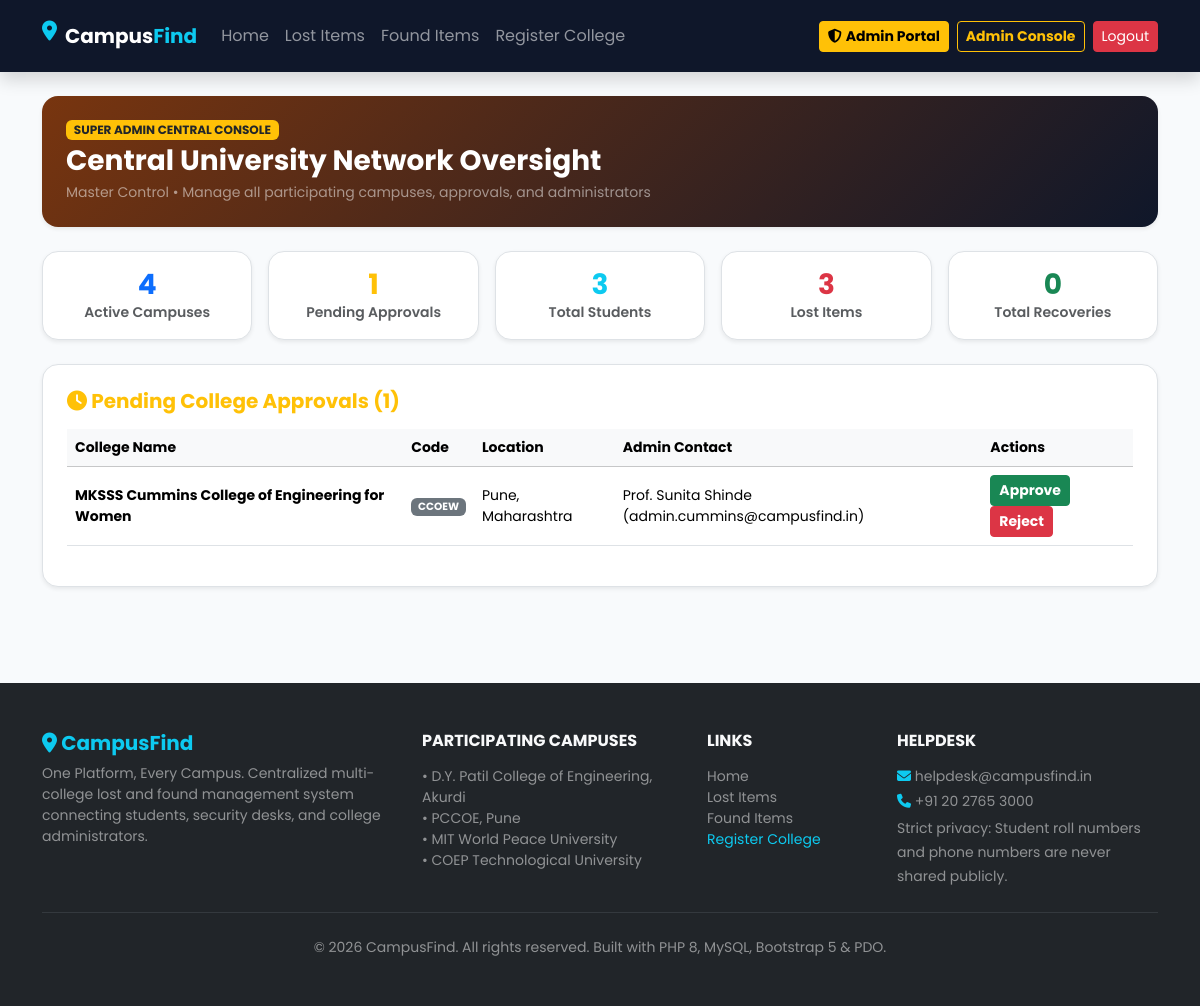
The app's page /super-admin/dashboard.php (signed in), older data.
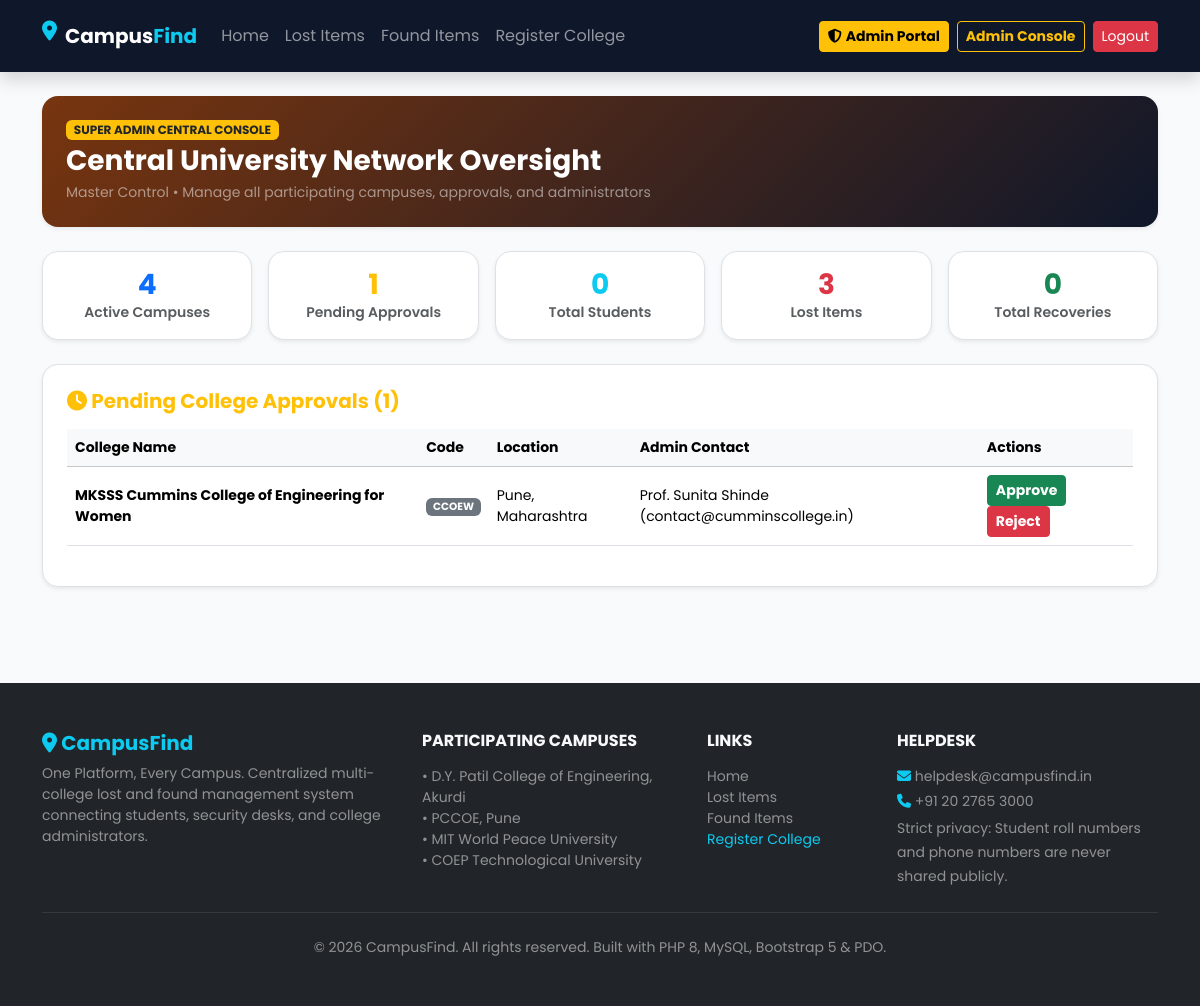
The same page, newer data.
### tables this page shows
CREATE TABLE `colleges` (
  `id` INT UNSIGNED NOT NULL AUTO_INCREMENT,
  `college_code` VARCHAR(50) NOT NULL UNIQUE,
  `name` VARCHAR(255) NOT NULL,
  `email` VARCHAR(150) NOT NULL,
  `phone` VARCHAR(30) NOT NULL,
  `address` TEXT NOT NULL,
  `city` VARCHAR(100) NOT NULL,
  `state` VARCHAR(100) NOT NULL,
  `website` VARCHAR(255) DEFAULT NULL,
  `logo_url` VARCHAR(500) DEFAULT NULL,
  `admin_name` VARCHAR(150) NOT NULL,
  `admin_email` VARCHAR(150) NOT NULL,
  `status` ENUM('pending', 'approved', 'rejected', 'inactive') NOT NULL DEFAULT 'pending',
  `rejection_reason` TEXT DEFAULT NULL,
  `created_at` TIMESTAMP DEFAULT CURRENT_TIMESTAMP,
  `updated_at` TIMESTAMP DEFAULT CURRENT_TIMESTAMP ON UPDATE CURRENT_TIMESTAMP,
  PRIMARY KEY (`id`),
  INDEX `idx_college_status` (`status`)
);

### includes/auth.php (called while the page is built, shortened)
<?php
function isLoggedIn(): bool {
    return isset($_SESSION['user_id']);
}
function getCurrentUser(): ?array {
    return [
        'id' => $_SESSION['user_id'],
        'name' => $_SESSION['user_name'],
        'email' => $_SESSION['user_email'],
        'role' => $_SESSION['user_role'],
        'college_id' => $_SESSION['college_id'] ?? null,
    ];
}
?>

### includes/functions.php (called while the page is built, shortened)
<?php
function escape($value): string {
    return htmlspecialchars($value ?? '', ENT_QUOTES, 'UTF-8');
}
?>

### super-admin/dashboard.php (the view, shortened to what this page needs)
<?php
require_once __DIR__ . '/../config/database.php';
require_once __DIR__ . '/../includes/auth.php';
require_once __DIR__ . '/../includes/functions.php';
$colleges = $pdo->query("SELECT * FROM colleges ORDER BY created_at DESC")->fetchAll();
$pendingColleges = array_filter($colleges, fn($c) => $c['status'] === 'pending');
$totalColleges = count(array_filter($colleges, fn($c) => $c['status'] === 'approved'));
$totalStudents = (int)$pdo->query("SELECT COUNT(*) FROM users WHERE role = 'student'")->fetchColumn();
$totalLost = (int)$pdo->query("SELECT COUNT(*) FROM items WHERE type = 'lost'")->fetchColumn();
$totalReturned = (int)$pdo->query("SELECT COUNT(*) FROM items WHERE status = 'returned'")->fetchColumn();
include __DIR__ . '/../includes/header.php';
?>
<div class="container py-4">
    <div class="card rounded-4 border-0 shadow-sm p-4 mb-4 text-white" style="background: linear-gradient(135deg, #78350f 0%, #0f172a 100%);">
        <span class="badge bg-warning text-dark text-uppercase mb-1" style="width: fit-content;">Super Admin Central Console</span>
        <h3 class="fw-bold mb-1">Central University Network Oversight</h3>
        <small class="text-white-50">Master Control • Manage all participating campuses, approvals, and administrators</small>
    </div>
    <div class="row g-3 mb-4 text-center">
        <div class="col-6 col-md">
            <div class="card border rounded-4 shadow-sm p-3 bg-white">
                <h3 class="fw-bold text-primary mb-0"><?= $totalColleges ?></h3>
                <small class="text-muted fw-semibold">Active Campuses</small>
            </div>
        </div>
        <div class="col-6 col-md">
            <div class="card border rounded-4 shadow-sm p-3 bg-white">
                <h3 class="fw-bold text-warning mb-0"><?= count($pendingColleges) ?></h3>
                <small class="text-muted fw-semibold">Pending Approvals</small>
            </div>
        </div>
        <div class="col-6 col-md">
            <div class="card border rounded-4 shadow-sm p-3 bg-white">
                <h3 class="fw-bold text-info mb-0"><?= $totalStudents ?></h3>
                <small class="text-muted fw-semibold">Total Students</small>
            </div>
        </div>
        <div class="col-6 col-md">
            <div class="card border rounded-4 shadow-sm p-3 bg-white">
                <h3 class="fw-bold text-danger mb-0"><?= $totalLost ?></h3>
                <small class="text-muted fw-semibold">Lost Items</small>
            </div>
        </div>
        <div class="col-12 col-md">
            <div class="card border rounded-4 shadow-sm p-3 bg-white">
                <h3 class="fw-bold text-success mb-0"><?= $totalReturned ?></h3>
                <small class="text-muted fw-semibold">Total Recoveries</small>
            </div>
        </div>
    </div>
    <div class="card border rounded-4 shadow-sm p-4 bg-white mb-4">
        <h5 class="fw-bold text-warning mb-3"><i class="fa-solid fa-clock"></i> Pending College Approvals (<?= count($pendingColleges) ?>)</h5>
        <?php if (empty($pendingColleges)): ?>
            <p class="text-muted small py-3 text-center mb-0">No pending college registrations.</p>
        <?php else: ?>
            <div class="table-responsive">
                <table class="table table-hover align-middle small">
                    <thead class="table-light">
                        <tr>
                            <th>College Name</th>
                            <th>Code</th>
                            <th>Location</th>
                            <th>Admin Contact</th>
                            <th>Actions</th>
                        </tr>
                    </thead>
                    <tbody>
                        <?php foreach ($pendingColleges as $pc): ?>
                        <tr>
                            <td class="fw-bold"><?= escape($pc['name']) ?></td>
                            <td><span class="badge bg-secondary"><?= escape($pc['college_code']) ?></span></td>
                            <td><?= escape($pc['city']) ?>, <?= escape($pc['state']) ?></td>
                            <td><?= escape($pc['admin_name']) ?> (<?= escape($pc['admin_email']) ?>)</td>
                            <td>
                                <form method="POST" class="d-inline">
                                    <button type="submit" name="action" value="approve" class="btn btn-success btn-sm fw-bold">Approve</button>
                                    <button type="submit" name="action" value="reject" class="btn btn-danger btn-sm fw-bold">Reject</button>
                                </form>
                            </td>
                        </tr>
                        <?php endforeach; ?>
                    </tbody>
                </table>
            </div>
        <?php endif; ?>
    </div>
</div>
<?php include __DIR__ . '/../includes/footer.php'; ?>

### includes/header.php (shortened to what this page needs)
<?php
require_once __DIR__ . '/auth.php';
$user = getCurrentUser();
?>
<!DOCTYPE html>
<html lang="en">
<head>
    <link href="https://cdn.jsdelivr.net/npm/bootstrap@5.3.2/dist/css/bootstrap.min.css" rel="stylesheet">
    <link rel="stylesheet" href="https://cdnjs.cloudflare.com/ajax/libs/font-awesome/6.5.1/css/all.min.css">
</head>
<body>
<nav class="navbar navbar-expand-lg navbar-dark navbar-custom sticky-top py-3 shadow">
    <div class="container">
        <a class="navbar-brand fw-bold d-flex items-center gap-2" href="/campusfind/">
            <i class="fa-solid fa-location-dot text-info"></i>
            <span>Campus<span class="text-info">Find</span></span>
        </a>
        <div class="collapse navbar-collapse" id="navContent">
            <ul class="navbar-nav me-auto mb-2 mb-lg-0">
                <li class="nav-item"><a class="nav-link" href="/campusfind/">Home</a></li>
                <li class="nav-item"><a class="nav-link" href="/campusfind/student/lost-items.php">Lost Items</a></li>
                <li class="nav-item"><a class="nav-link" href="/campusfind/student/found-items.php">Found Items</a></li>
                <li class="nav-item"><a class="nav-link" href="/campusfind/college-register.php">Register College</a></li>
            </ul>
            <div class="d-flex align-items-center gap-2">
                <a href="/campusfind/admin-login.php" class="btn btn-warning btn-sm fw-bold">
                    <i class="fa-solid fa-shield-halved me-1"></i>Admin Portal
                </a>
                <?php if ($user): ?>
                    <?php if ($user['role'] === 'super_admin'): ?>
                        <a href="/campusfind/super-admin/dashboard.php" class="btn btn-outline-warning btn-sm fw-bold">Admin Console</a>
                    <?php else: ?>
                        <a href="/campusfind/student/dashboard.php" class="btn btn-outline-light btn-sm">My Dashboard</a>
                    <?php endif; ?>
                    <a href="/campusfind/logout.php" class="btn btn-danger btn-sm">Logout</a>
                <?php else: ?>
                    <a href="/campusfind/login.php" class="btn btn-outline-light btn-sm">Student Login</a>
                    <a href="/campusfind/register.php" class="btn btn-info btn-sm text-white fw-bold">Register Student</a>
                <?php endif; ?>
            </div>
        </div>
    </div>
</nav>

### includes/footer.php (shortened to what this page needs)
<footer class="bg-dark text-white py-5 mt-5">
    <div class="container">
        <div class="row g-4">
            <div class="col-md-4">
                <h5 class="fw-bold text-info"><i class="fa-solid fa-location-dot"></i> CampusFind</h5>
                <p class="text-white-50 small">One Platform, Every Campus. Centralized multi-college lost and found management system connecting students, security desks, and college administrators.</p>
            </div>
            <div class="col-md-3">
                <h6 class="text-uppercase fw-bold text-light mb-3">Participating Campuses</h6>
                <ul class="list-unstyled text-white-50 small space-y-1">
                    <li>• D.Y. Patil College of Engineering, Akurdi</li>
                    <li>• PCCOE, Pune</li>
                    <li>• MIT World Peace University</li>
                    <li>• COEP Technological University</li>
                </ul>
            </div>
            <div class="col-md-2">
                <h6 class="text-uppercase fw-bold text-light mb-3">Links</h6>
                <ul class="list-unstyled text-white-50 small space-y-1">
                    <li><a href="/campusfind/" class="text-white-50 text-decoration-none">Home</a></li>
                    <li><a href="/campusfind/student/lost-items.php" class="text-white-50 text-decoration-none">Lost Items</a></li>
                    <li><a href="/campusfind/student/found-items.php" class="text-white-50 text-decoration-none">Found Items</a></li>
                    <li><a href="/campusfind/college-register.php" class="text-info text-decoration-none">Register College</a></li>
                </ul>
            </div>
            <div class="col-md-3">
                <h6 class="text-uppercase fw-bold text-light mb-3">Helpdesk</h6>
                <p class="text-white-50 small mb-1"><i class="fa-solid fa-envelope text-info"></i> helpdesk@campusfind.in</p>
                <p class="text-white-50 small mb-1"><i class="fa-solid fa-phone text-info"></i> +91 20 2765 3000</p>
                <small class="text-white-50">Strict privacy: Student roll numbers and phone numbers are never shared publicly.</small>
            </div>
        </div>
        <hr class="border-secondary my-4">
        <div class="text-center text-white-50 small">
            &copy; <?= date('Y') ?> CampusFind. All rights reserved. Built with PHP 8, MySQL, Bootstrap 5 & PDO.
        </div>
    </div>
</footer>
</body>
</html>

### includes/header.php (style rules this page uses)
body { font-family: 'Poppins', sans-serif; background-color: #f8fafc; color: #1e293b; }
.navbar-custom { background-color: #0f172a; }

Row changes from the older to the newer data that the page shows:
changed colleges "MKSSS Cummins College of Engineering for Women": admin_email "admin.cummins@campusfind.in" → "contact@cumminscollege.in"
Text that changed along with them:
$totalStudents: "3" → "0"
